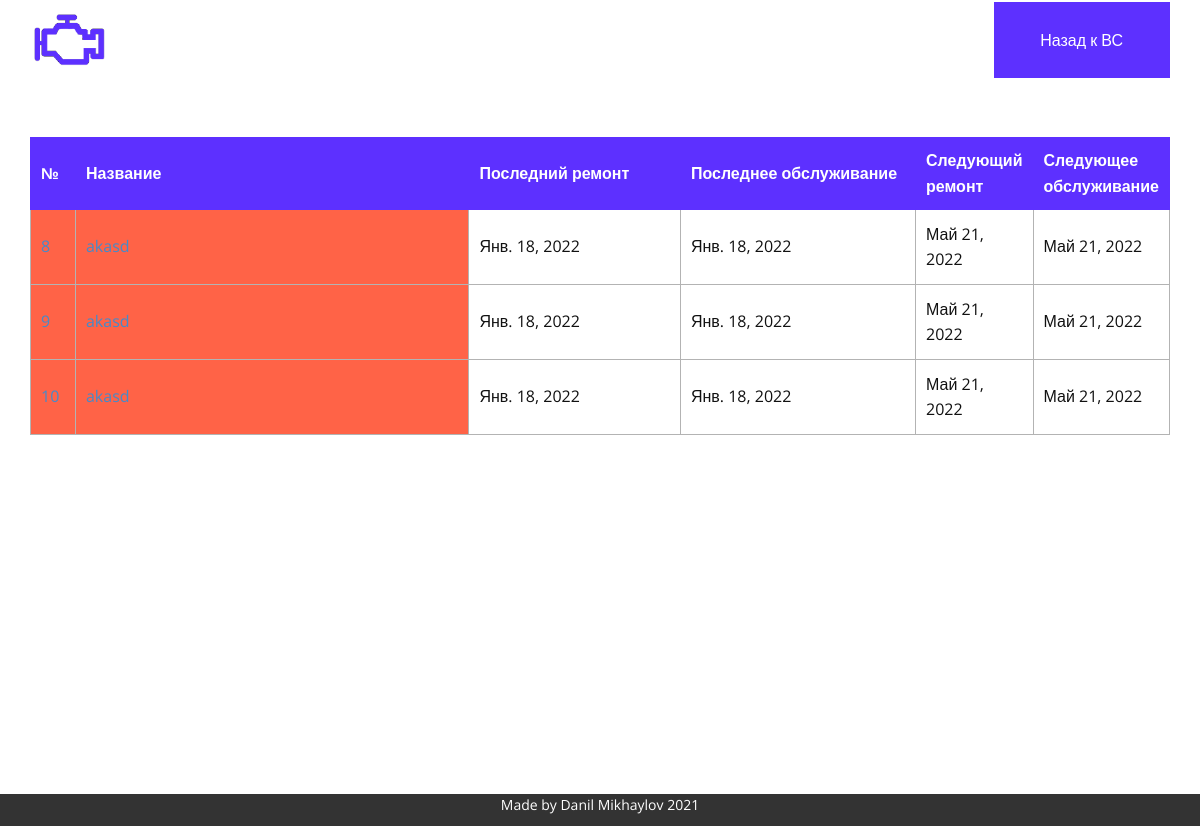
Screenshot of /aircraft/2/ (signed in) with the database file from the repository.
### mainapp/models.py (models this page shows, shortened)
class Unit(models.Model):
    name = models.CharField(max_length=255, verbose_name='Название агрегата', unique=False)
    aircraft = models.ForeignKey(Aircraft, verbose_name='ВС', on_delete=models.CASCADE, related_name='unt')
    parttype = models.IntegerField(verbose_name="Код запчасти", unique=False)
    repairdate = models.DateField(verbose_name='Дата последнего ремонта', default='0000-00-00')
    controldate = models.DateField(verbose_name='Дата последнего обслуживания', default='0000-00-00')
    time_to_fix = models.IntegerField(verbose_name='Интервал ремонта (дни)', default=1)
    time_to_control = models.IntegerField(verbose_name='Интервал обслуживания (дни)', default=1)
    comment = models.CharField(max_length=1000, verbose_name='Комментарий', null=True)
    def get_absolute_url(self):
        return reverse('unt', kwargs={'un_id': self.pk})
    def calculate_fixdate(self):
        return self.repairdate + datetime.timedelta(days=self.time_to_fix)
    def calculate_controldate(self):
        return self.controldate + datetime.timedelta(days=self.time_to_control)
    def bool_fix(self):
        fixdate = self.repairdate + datetime.timedelta(days=self.time_to_fix)
        if fixdate < datetime.date.today():
            return True
        else:
            return False

### mainapp/views.py (the view)
# urls.py: path('aircraft/<int:ar_id>/', login_required(UnitsShow.as_view()), name='arcr'),
class UnitsShow(ListView):
    model = Unit
    template_name = 'Units.html'
    context_object_name = 'units'
    def get_queryset(self):
        return Unit.objects.filter(aircraft_id=self.kwargs['ar_id'])

### mainapp/templates/Units.html (shortened to what this page needs)
{% load crispy_forms_tags %}
{% load static %}
<!DOCTYPE html>
<html style="font-size: 16px;">
  <head>
    <link rel="stylesheet" href="{% static 'css/nicepage.css' %}" media="screen">
    <link rel="stylesheet" href="{% static 'css/Garages.css' %}" media="screen">
  </head>
  <body class="u-body u-stick-footer"><header class="u-clearfix u-header" id="sec-9335"><div class="u-clearfix u-sheet u-valign-middle-md u-valign-middle-sm u-valign-top-xs u-sheet-1">
        <a href="/" class="u-image u-image-circle u-logo u-image-1" data-image-width="235" data-image-height="235">
          <img src="{% static 'images/logo2.png' %}" class="u-logo-image u-logo-image-1">
        </a>
        <nav class="u-align-right u-menu u-menu-dropdown u-offcanvas u-menu-1" data-responsive-from="XS">
          <div class="u-custom-menu u-nav-container">
            <ul class="u-nav u-unstyled u-nav-1"><li class="u-nav-item"><a class="u-button-style u-custom-color-1 u-hover-palette-2-dark-1 u-nav-link u-text-active-white u-text-hover-grey-15" onclick="history.back()" style="padding: 30px 47px 30px 46px;">Назад к ВС</a>
</li></ul>
          </div>
        </nav>
      </div></header>
    <section class="u-align-center u-clearfix u-section-1" id="sec-07df">
      <div class="u-clearfix u-sheet u-sheet-1">
        <div class="u-expanded-width u-table u-table-responsive u-table-1">
          <table class="u-table-entity u-table-entity-1">
            <colgroup>
              <col width="4.2%">
              <col width="47.7%">
              <col width="23.1%">
              <col width="25%">
            </colgroup>
            <thead class="u-custom-color-1 u-table-header u-table-header-1">
              <tr style="height: 29px;">
                <th class="u-border-1 u-border-custom-color-1 u-table-cell">№</th>
                <th class="u-border-1 u-border-custom-color-1 u-table-cell">Название</th>
                <th class="u-border-1 u-border-custom-color-1 u-table-cell">Последний ремонт</th>
                <th class="u-border-1 u-border-custom-color-1 u-table-cell">Последнее обслуживание</th>
                <th class="u-border-1 u-border-custom-color-1 u-table-cell">Следующий ремонт</th>
                <th class="u-border-1 u-border-custom-color-1 u-table-cell">Следующее обслуживание</th>
              </tr>
            </thead>
            <tbody class="u-table-body">
            {% for unt in units %}
              <tr style="height: 75px;">
                {% if unt.bool_fix %}
                    <td class="u-border-1 u-border-grey-30 u-first-column u-table-cell u-table-cell-5" bgcolor="#ff6347"><a href="{{ unt.get_absolute_url }}">{{ unt.id }}</a></td>
                    <td class="u-border-1 u-border-grey-30 u-table-cell" bgcolor="#ff6347"><a href="{{ unt.get_absolute_url }}">{{ unt.name }}</a></td>
                {% endif %}
                <td class="u-border-1 u-border-grey-30 u-table-cell">{{ unt.repairdate }}</td>
                <td class="u-border-1 u-border-grey-30 u-table-cell">{{ unt.controldate }}</td>
                <td class="u-border-1 u-border-grey-30 u-table-cell">{{ unt.calculate_fixdate}}</td>
                <td class="u-border-1 u-border-grey-30 u-table-cell">{{ unt.calculate_controldate}}</td>
              </tr>
            {% endfor %}
            </tbody>
          </table>
        </div>
        </div>
    </section>
    <footer class="u-align-center u-clearfix u-footer u-grey-80 u-footer" id="sec-a819"><div class="u-clearfix u-sheet u-sheet-1">
        <p class="u-small-text u-text u-text-variant u-text-1">Made by Danil Mikhaylov 2021</p>
      </div></footer>
  </body>
</html>

### mainapp/static/css/Garages.css (style rules this page uses)
.u-section-1 .u-sheet-1 { min-height: 714px; }
.u-section-1 .u-table-1 { margin: 57px auto 60px 0; }
.u-section-1 .u-table-entity-1 { min-height: 100px; }
.u-section-1 .u-table-header-1 { font-weight: 700; background-image: none; }
.u-section-1 .u-table-cell-5 { background-image: none; }

### rows the page displays
Unit: repairdate "Янв. 18, 2022", controldate "Янв. 18, 2022", calculate_fixdate "Май 21, 2022", calculate_controldate "Май 21, 2022"
Unit: repairdate "Янв. 18, 2022", controldate "Янв. 18, 2022", calculate_fixdate "Май 21, 2022", calculate_controldate "Май 21, 2022"
Unit: repairdate "Янв. 18, 2022", controldate "Янв. 18, 2022", calculate_fixdate "Май 21, 2022", calculate_controldate "Май 21, 2022"
